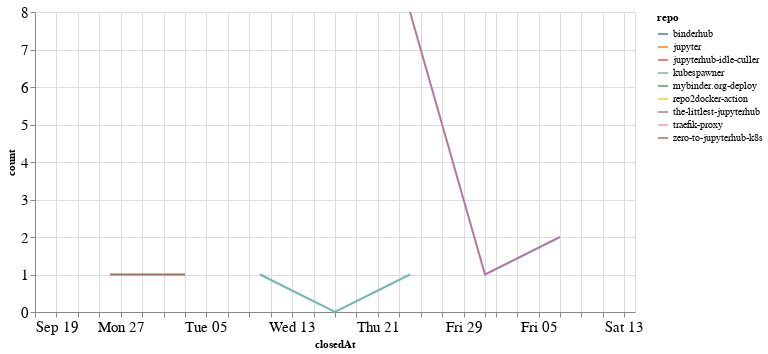

Write notebook code for a chart like this one.
### Code cell
closed_by_time = closed_by.groupby('repo').resample('W', on='closedAt').count()['author'].reset_index()
closed_by_time = closed_by_time.rename(columns={'author': 'count'})

alt.Chart(closed_by_time, width=600).mark_line().encode(
    x='closedAt',
    y='count',
    color='repo',
    tooltip="repo"
)

### Figure 1 — Vega-Lite specification as saved in the notebook (floating-point values rounded to 4 significant figures)
{"config": {"axisLeft": {"labelFontSize": 15}, "axisBottom": {"labelFontSize": 15}}, "data": {"name": "data-cbc1f29f495288c9733338b1305a44ac"}, "mark": "line", "encoding": {"color": {"type": "nominal", "field": "repo"}, "tooltip": {"type": "nominal", "field": "repo"}, "x": {"type": "temporal", "field": "closedAt"}, "y": {"type": "quantitative", "field": "count"}}, "width": 600, "$schema": "https://vega.github.io/schema/vega-lite/v4.8.1.json", "datasets": {"data-cbc1f29f495288c9733338b1305a44ac": [{"repo": "binderhub", "closedAt": "2021-09-19T00:00:00", "count": 2}, {"repo": "jupyter", "closedAt": "2021-11-14T00:00:00", "count": 5}, {"repo": "jupyterhub-idle-culler", "closedAt": "2021-09-26T00:00:00", "count": 1}, {"repo": "kubespawner", "closedAt": "2021-10-10T00:00:00", "count": 1}, {"repo": "kubespawner", "closedAt": "2021-10-17T00:00:00", "count": 0}, {"repo": "kubespawner", "closedAt": "2021-10-24T00:00:00", "count": 1}, {"repo": "mybinder.org-deploy", "closedAt": "2021-10-24T00:00:00", "count": 1}, {"repo": "repo2docker-action", "closedAt": "2021-09-19T00:00:00", "count": 1}, {"repo": "the-littlest-jupyterhub", "closedAt": "2021-10-24T00:00:00", "count": 8}, {"repo": "the-littlest-jupyterhub", "closedAt": "2021-10-31T00:00:00", "count": 1}, {"repo": "the-littlest-jupyterhub", "closedAt": "2021-11-07T00:00:00", "count": 2}, {"repo": "traefik-proxy", "closedAt": "2021-10-24T00:00:00", "count": 3}, {"repo": "zero-to-jupyterhub-k8s", "closedAt": "2021-09-26T00:00:00", "count": 1}, {"repo": "zero-to-jupyterhub-k8s", "closedAt": "2021-10-03T00:00:00", "count": 1}]}}
